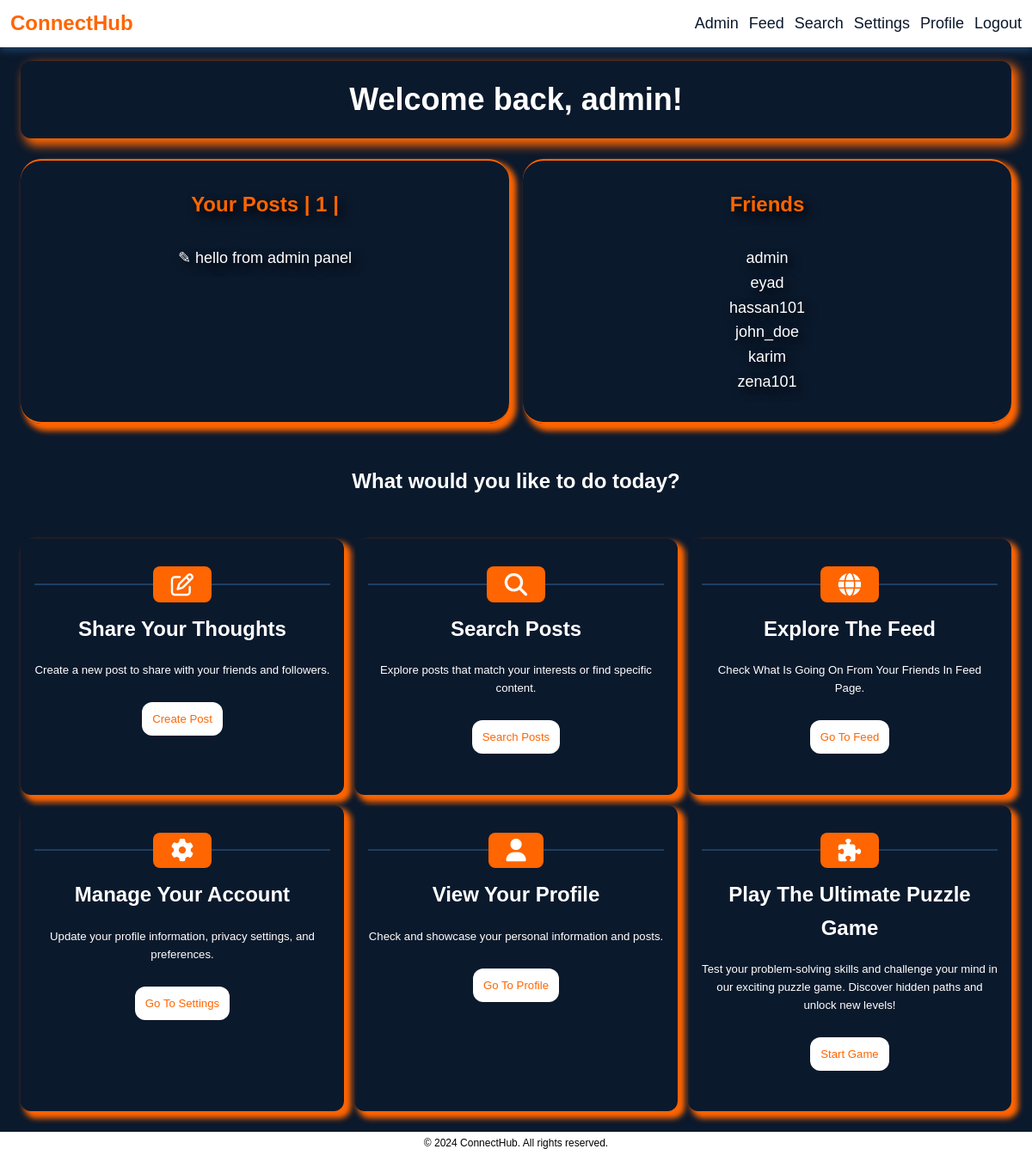
The page /app/index.php (signed in) on the database its author committed.
### tables this page shows
CREATE TABLE `users` (
  `id` bigint(20) NOT NULL,
  `user_id` bigint(20) NOT NULL,
  `user_name` varchar(100) NOT NULL,
  `password` varchar(100) NOT NULL,
  `date` timestamp NOT NULL DEFAULT current_timestamp() ON UPDATE current_timestamp(),
  `profile_picture` varchar(255) DEFAULT NULL,
  `profile_description` text DEFAULT NULL,
  `role` varchar(20) DEFAULT 'user'
);

CREATE TABLE `posts` (
  `post_id` int(11) NOT NULL,
  `user_id` bigint(20) NOT NULL,
  `content` text NOT NULL,
  `created_at` timestamp NOT NULL DEFAULT current_timestamp()
);

### app/index.php (the view, shortened to what this page needs)
<?php
include("functions.php");
if (isset($_SESSION['user_id'])) {
    $user_id = $_SESSION['user_id'];
    $query = "SELECT * FROM users WHERE user_id = '$user_id' LIMIT 1";
    $result = mysqli_query($con, $query);
    $user_data = mysqli_fetch_assoc($result);
    $username = $user_data['user_name'];
    $query = "SELECT id FROM users WHERE user_id = '$user_id' LIMIT 1";
    $result = mysqli_query($con, $query);
    $user_data = mysqli_fetch_assoc($result);
    $id= $user_data["id"];
} else {
    header("Location: home.php");
    die;
}
?>
<!DOCTYPE html>
<!DOCTYPE html>
<html lang="en">
<head>
    <link rel="stylesheet" href="index.css">
    <link rel="stylesheet" href="general.css">
    <link rel="stylesheet" href="https://cdnjs.cloudflare.com/ajax/libs/font-awesome/6.5.1/css/all.min.css">
</head>
<body>
    <nav class="navbar">
    <a class="nav-brand" href="home.php">ConnectHub</a>
    <div class="nav-links">
        <a href="admin.php">Admin</a>
        <a href="feed.php">Feed</a>
        <a href="search.php">Search</a>
        <a href="settings.php">Settings</a>
        <a href="profile.php?id=<?php echo $id; ?>">Profile</a>
        <a href="logout.php">Logout</a>
        </div>
    </nav>
    <div class="container">
        <div class="hero-section">
        <section class="welcome-section">
            <h1>Welcome back, <?php echo htmlspecialchars($username); ?>!</h1>
        </section>
        <section class="quick-stats">
            <div class="stat-card">
                <div class="stat-number">
                <?php
$query = "SELECT COUNT(*) FROM posts WHERE user_id = ?";
$stmt = $con->prepare($query);
if ($stmt) {
    $stmt->bind_param("i", $id);
    $stmt->execute();
    $stmt->bind_result($post_count);
    echo '<p class="post-count">' . "Your Posts ". "| " . $post_count . " |" . '</p>';
} else {
    echo "Error preparing the query: " . $con->error;
}
?>
<br>
                </div>
                <?php
$query = "SELECT * FROM posts WHERE user_id = '$id'";
$result = mysqli_query($con, $query);
if ($result) {
    while ($user_posts = mysqli_fetch_assoc($result)) {
        $posts = $user_posts['content'];
        echo "✎ " . $posts . "<br>" . "<br>";
    }
} else {
    echo "Error: " . mysqli_error($con);
}
?>
            </div>
            <div class="stat-card">
                <div class="stat-label"><p>Friends</p></div>
                <br>
                <?php
                $query = "SELECT user_name FROM users";
                $result = $con->query($query);
                while ($row = $result->fetch_assoc()) {
                echo $row['user_name'] . "<br>";
                }
?>
            </div>
        </section>
        </div>
        <h2 id="actions-title">What would you like to do today?</h2>
        <div class="dashboard-grid">
            <div class="dashboard-card">
                <div class="dashboard-card-icon">
                <hr><i class="fa-regular fa-pen-to-square fa-2xl" style="color: #ffffff;"></i><hr>
                </div>
                <h3></i>Share Your Thoughts</h3>
                <p>Create a new post to share with your friends and followers.</p>
                <div class="action-buttons">
                    <a href="profile.php?id=<?php echo $id; ?>" class="btn btn-primary">Create Post</a>
                </div>
            </div>
            <div class="dashboard-card">
                <div class="dashboard-card-icon">
                    <hr>
                    <i class="fa-solid fa-magnifying-glass fa-2xl" style="color: #ffffff;"></i>
                    <hr>
                </div>
    <h3>Search Posts</h3>
    <p>Explore posts that match your interests or find specific content.</p>
    <div class="action-buttons">
        <a href="search.php" class="btn btn-primary">Search Posts</a>
    </div>
</div>
            <div class="dashboard-card">
                <div class="dashboard-card-icon">
                    <hr>
                    <i class="fa-solid fa-globe fa-2xl" style="color: #ffffff;"></i>
                    <hr>
                </div>
                <h3>Explore The Feed</h3>
                <p>Check What Is Going On From Your Friends In Feed Page.</p>
                <div class="action-buttons">
                    <a href="feed.php" class="btn btn-primary">Go To Feed</a>
                </div>
            </div>
            <div class="dashboard-card">
                <div class="dashboard-card-icon">
                    <hr>
                    <i class="fa-solid fa-gear fa-2xl" style="color: #ffffff;"></i>
                    <hr>
                </div>
    <h3>Manage Your Account</h3>
    <p>Update your profile information, privacy settings, and preferences.</p>
    <div class="action-buttons">
        <a href="settings.php" class="btn btn-primary">Go To Settings</a>
    </div>
</div>
<div class="dashboard-card">
    <div class="dashboard-card-icon">
        <hr>
        <i class="fa-solid fa-user fa-2xl" style="color: #ffffff;"></i>
        <hr>
    </div>
    <h3>View Your Profile</h3>
    <p>Check and showcase your personal information and posts.</p>
    <div class="action-buttons">
        <a href="profile.php?id=<?php echo $id; ?>" class="btn btn-primary">Go To Profile</a>
    </div>
</div>
<div class="dashboard-card">
    <div class="dashboard-card-icon">
        <hr>
        <i class="fa-solid fa-puzzle-piece fa-2xl" style="color: #ffffff;"></i>
        <hr>
    </div>
    <h3>Play The Ultimate Puzzle Game</h3>
    <p>Test your problem-solving skills and challenge your mind in our exciting puzzle game. Discover hidden paths and unlock new levels!</p>
    <div class="action-buttons">
        <a href="game.php" class="btn btn-primary">Start Game</a>
    </div>
</div>
        </div>
    </div>
    <footer>
        <p>&copy; 2024 ConnectHub. All rights reserved.</p>
    </footer>
</body>
</html>

### app/index.css (style rules this page uses)
.container { margin: 2vh auto; padding: 0 2vw; }
.welcome-section { color: var(--main-light); text-align: center; padding: 2vh; border-radius: 1vw; margin-bottom: 2vw; border: none; box-shadow: 0.5vw 0.5vw 1vw 0.2vw var(--main-orange); }
.welcome-section h1 { font-size: 3vw; }
.hero-section { align-items: center; justify-content: space-between; }
.quick-stats { display: flex; gap: 2vh; }
.stat-card { flex: 1; box-shadow: 0.5vw 0.5vw 0.5vw 0.2vw var(--main-orange); border-top: 0.2vw solid var(--main-orange); border-bottom: 0.2vw solid var(--main-orange); text-shadow: 0.4vw 0.4vw 1vw var(--main-black); color: var(--main-light); padding: 4vh 2vw; text-align: center; border-radius: 2vw; font-size: 1.5vw }
.stat-card p { color: var(--main-orange); font-size: 2vw; font-weight: bold; }
#actions-title { margin-top: 2vw; text-align: center; padding: 2vw 0; color: var(--main-light); font-size: 2vw; }
.dashboard-grid { display: grid; grid-template-columns: repeat(3, 1fr); gap: 1vw; margin-top: 2vw; }
.dashboard-card { padding: 4vh 2vh; color: var(--main-light); text-align: center; box-shadow: 0.5vw 0.5vw 0.5vw 0.2vw var(--main-orange); border-radius: 1vw; font-size: 1.1vw; }
.dashboard-card p { margin: 0.5vw 0; }
.dashboard-card h3 { font-size: 2vw; padding: 1vw 0; display: flex; flex-direction: column; gap: 1vw; }
.dashboard-card a { background-color: var(--main-light); color: var(--main-orange); text-decoration: none; padding: 1vw; border-radius: 1vw; margin: 4vw 0; }
.action-buttons { padding: 2vw; margin-top: 1vw; }
.dashboard-card-icon { display: flex; align-items: center; justify-content: center; }
.dashboard-card-icon i { background-color: var(--main-orange); padding: 1.7vw; border-radius: 1vh; }
hr { display: inline-block; flex: 1; border: none; border-top: 0.2vw solid var(--light-navy); }

### app/general.css (style rules this page uses)
:root { --main-light: #fff; --secondary-dark: #fe4f5a; --main-orange: #FF6500; --dark-navy: #0B192C; --light-navy: #1E3E62; --main-black: black; }
* { margin: 0; padding: 0; box-sizing: border-box; font-family: Arial, sans-serif; }
body { background-color: var(--dark-navy); line-height: 1.6; min-height: 100vh; }
.navbar { background-color: var(--main-light); box-shadow: 0 4px 8px var(--light-navy); display: flex; justify-content: flex-end; align-items: center; padding: 0.7vw 1vw; width: 100%; top: 0; z-index: 10000; position: sticky; }
.nav-brand { margin-right: auto; font-size: 2vw; font-weight: bold; color: var(--main-orange); }
a.nav-brand { text-decoration: none; }
.nav-links { display: flex; gap: 1vw; align-items: center; }
.nav-links a { text-decoration: none; color: var(--dark-navy); font-size: 1.5vw; }
footer { font-size: 1vw; margin-top: 2vw; background-color: var(--main-light); text-align: center; padding: 0.3vw 0; }

### rows shown on the page
users: user_name "admin"
posts: content "hello from admin panel"
users: user_name "eyad"
users: user_name "hassan101"
users: user_name "john_doe"
users: user_name "karim"
users: user_name "zena101"

### other values the page prints
$post_count "1"
